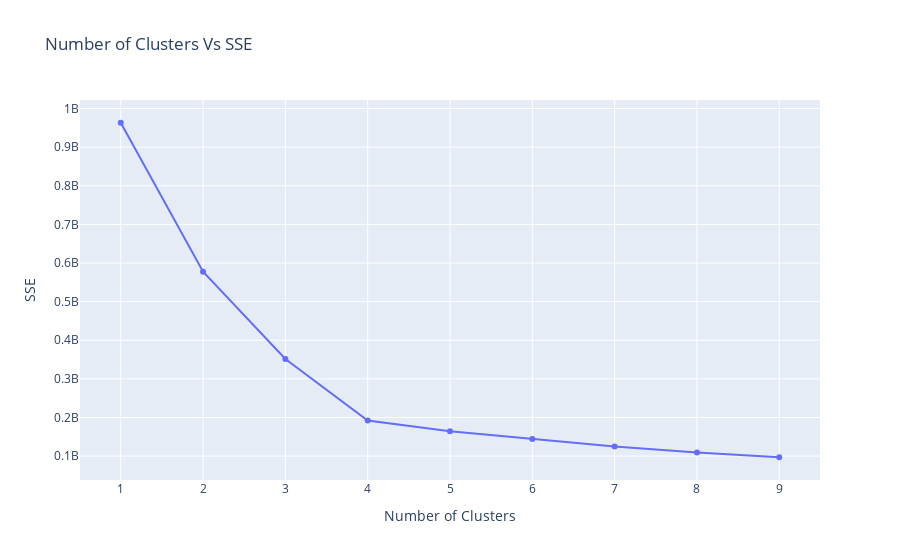

The notebook cell this image was saved under:
### Code cell
trace0=go.Scatter(type="scatter",
                   x=list(sse.keys()),
                  y=list(sse.values()))

data=[trace0]

layout = go.Layout(title = 'Number of Clusters Vs SSE ',xaxis=dict(title= 'Number of Clusters'),
                   yaxis=dict(title= 'SSE'))

    
fig = go.Figure(data=data, layout=layout)    
iplot(fig)

### Figure 1 — Plotly figure (JSON) as saved in the notebook; plotly's stock layout.template omitted (floating-point values rounded to 4 significant figures)
{"data": [{"type": "scatter", "x": [1, 2, 3, 4, 5, 6, 7, 8, 9], "y": [963200000.0, 577700000.0, 351400000.0, 192100000.0, 164200000.0, 144500000.0, 124900000.0, 109600000.0, 96940000.0]}], "layout": {"title": {"text": "Number of Clusters Vs SSE "}, "xaxis": {"title": {"text": "Number of Clusters"}}, "yaxis": {"title": {"text": "SSE"}}}}
